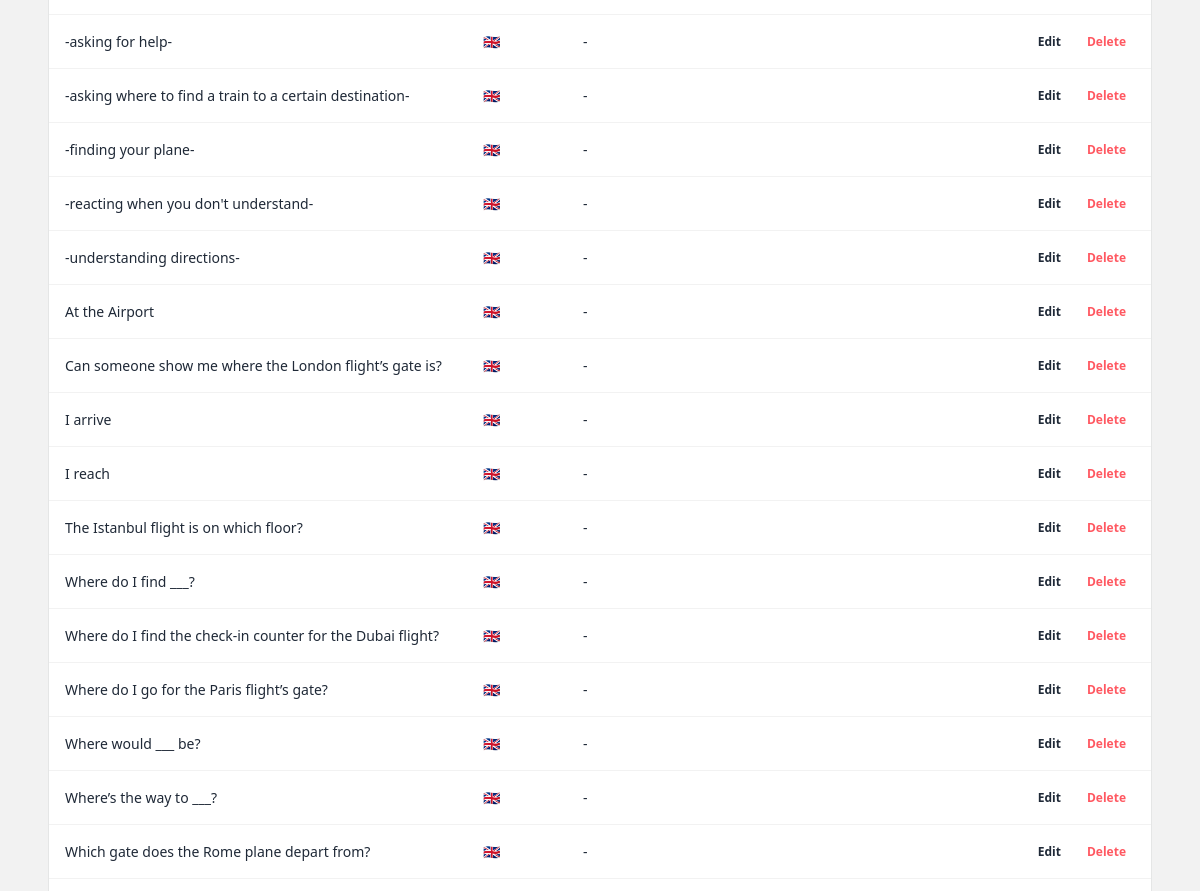
/glosses/ (middle part), run on an earlier commit of the app's database.
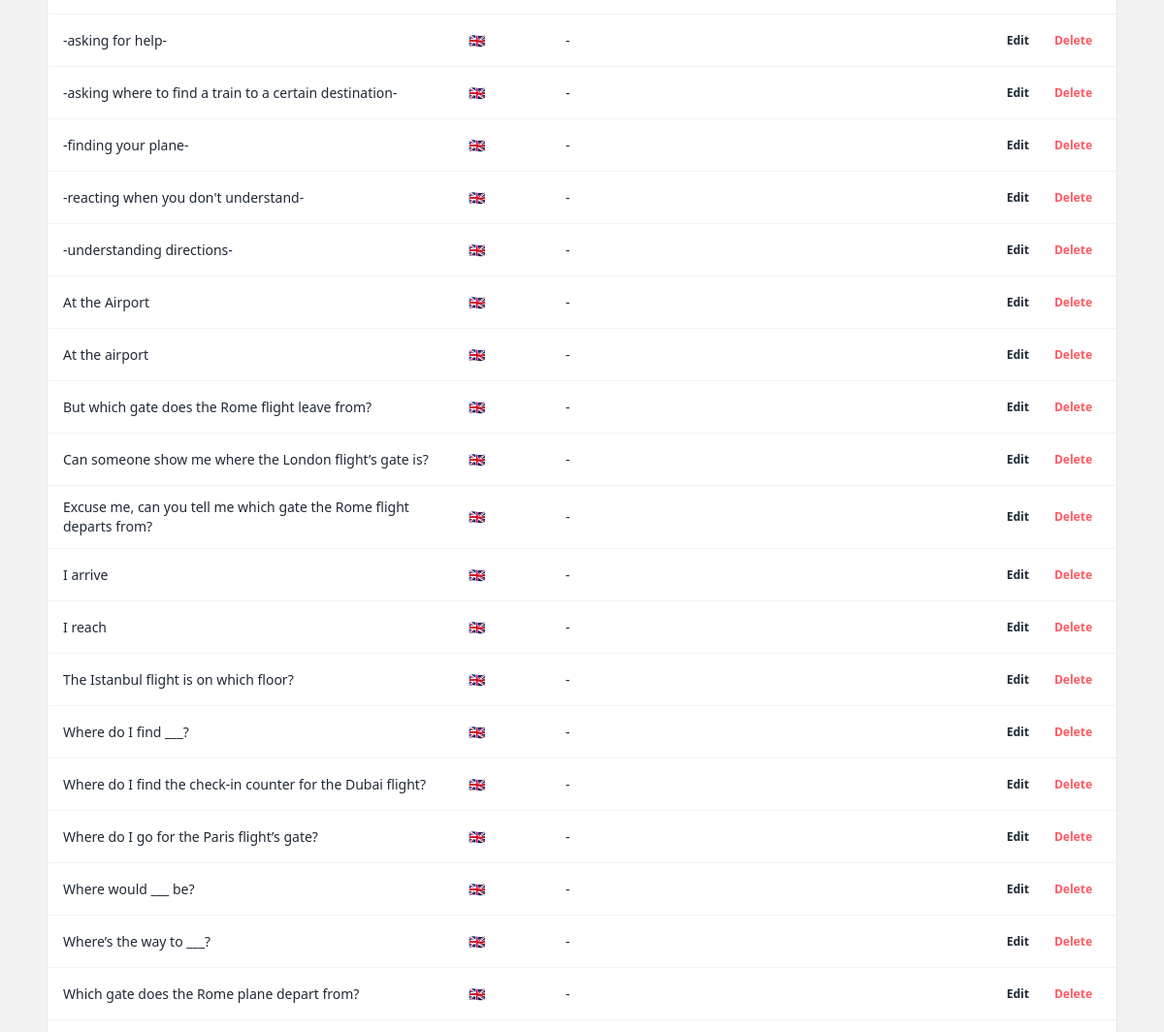
And on a later commit of the database.
### cms/models/gloss.py (models this page shows, shortened)
class Gloss(models.Model):
    content = models.TextField()
    language = models.ForeignKey("Language", on_delete=models.CASCADE)
    transcriptions = models.JSONField(default=list)
    contains = models.ManyToManyField("self", related_name="contained_by", symmetrical=False, blank=True)
    near_synonyms = models.ManyToManyField("self", symmetrical=True, blank=True)
    near_homophones = models.ManyToManyField("self", symmetrical=True, blank=True)
    translations = models.ManyToManyField("self", symmetrical=True, blank=True)
    clarifies_usage = models.ManyToManyField("self", related_name="usage_of_clarified", symmetrical=False, blank=True)
    to_be_differentiated_from = models.ManyToManyField("self", symmetrical=True, blank=True)
    collocations = models.ManyToManyField("self", symmetrical=True, blank=True)
    class Meta:
        unique_together = ("content", "language")

### cms/models/language.py (models this page shows)
class Language(models.Model):
    iso = models.CharField(max_length=3, primary_key=True)
    name = models.CharField(max_length=128)
    short = models.CharField(max_length=50, null=True, blank=True)
    ai_note = models.TextField(blank=True)
    def __str__(self):
        return self.short or self.name

### cms/views/gloss/list.py (the view)
# urls.py: path("glosses/", views.gloss_list, name="gloss_list"),
def gloss_list(request):
    glosses = (
        Gloss.objects.select_related("language")
        .prefetch_related("translations", "near_synonyms")
        .order_by("language__iso", "content")
    )
    return render(request, "cms/gloss_list.html", {"glosses": glosses})

### cms/templates/cms/gloss_list.html (shortened to what this page needs)
{% extends "cms/base.html" %}
{% load lucide_tags %}
{% block content %}
<div class="overflow-x-auto bg-base-100 border border-base-300 rounded">
  <table class="table">
    <tbody>
      {% for gloss in glosses %}
      <tr>
        <td class="max-w-sm">{{ gloss.content }}</td>
        <td>{{ gloss.language }}</td>
        <td>{{ gloss.transcriptions|join:", "|default:"-" }}</td>
        <td>
          <a href="{% url 'gloss_tools' gloss.id %}" class="btn btn-ghost btn-xs">
          </a>
        </td>
        <td class="text-right">
          <div class="flex justify-end gap-2">
            <a href="{% url 'gloss_update' gloss.id %}" class="btn btn-ghost btn-xs gap-1">
              {% lucide "pencil" class="w-4 h-4" %} Edit
            </a>
            <a href="{% url 'gloss_delete' gloss.id %}" class="btn btn-ghost btn-xs text-error gap-1">
              {% lucide "trash" class="w-4 h-4" %} Delete
            </a>
          </div>
        </td>
      </tr>
      {% empty %}
      <tr><td colspan="5" class="text-center text-light">No glosses yet.</td></tr>
      {% endfor %}
    </tbody>
  </table>
</div>
{% endblock %}

### cms/templates/cms/base.html (shortened to what this page needs)
{% load lucide_tags %}
{% load static %}
<!doctype html>
<html lang="en">
<head>
  <script src="https://cdn.tailwindcss.com"></script>
  <link href="https://cdn.jsdelivr.net/npm/daisyui@4.12.10/dist/full.min.css" rel="stylesheet" />
</head>
<body class="bg-base-200 min-h-screen text-base">
  <main class="max-w-6xl mx-auto px-6 py-6">
    {% block content %}{% endblock %}
  </main>
</body>
</html>

What changed in the data, as far as the page shows it:
added Gloss: content "At the airport", language "🇬🇧", transcriptions "-"
added Gloss: content "But which gate does the Rome flight leave from?", language "🇬🇧", transcriptions "-"
added Gloss: content "Excuse me, can you tell me which gate the Rome flight departs from?", language "🇬🇧", transcriptions "-"
